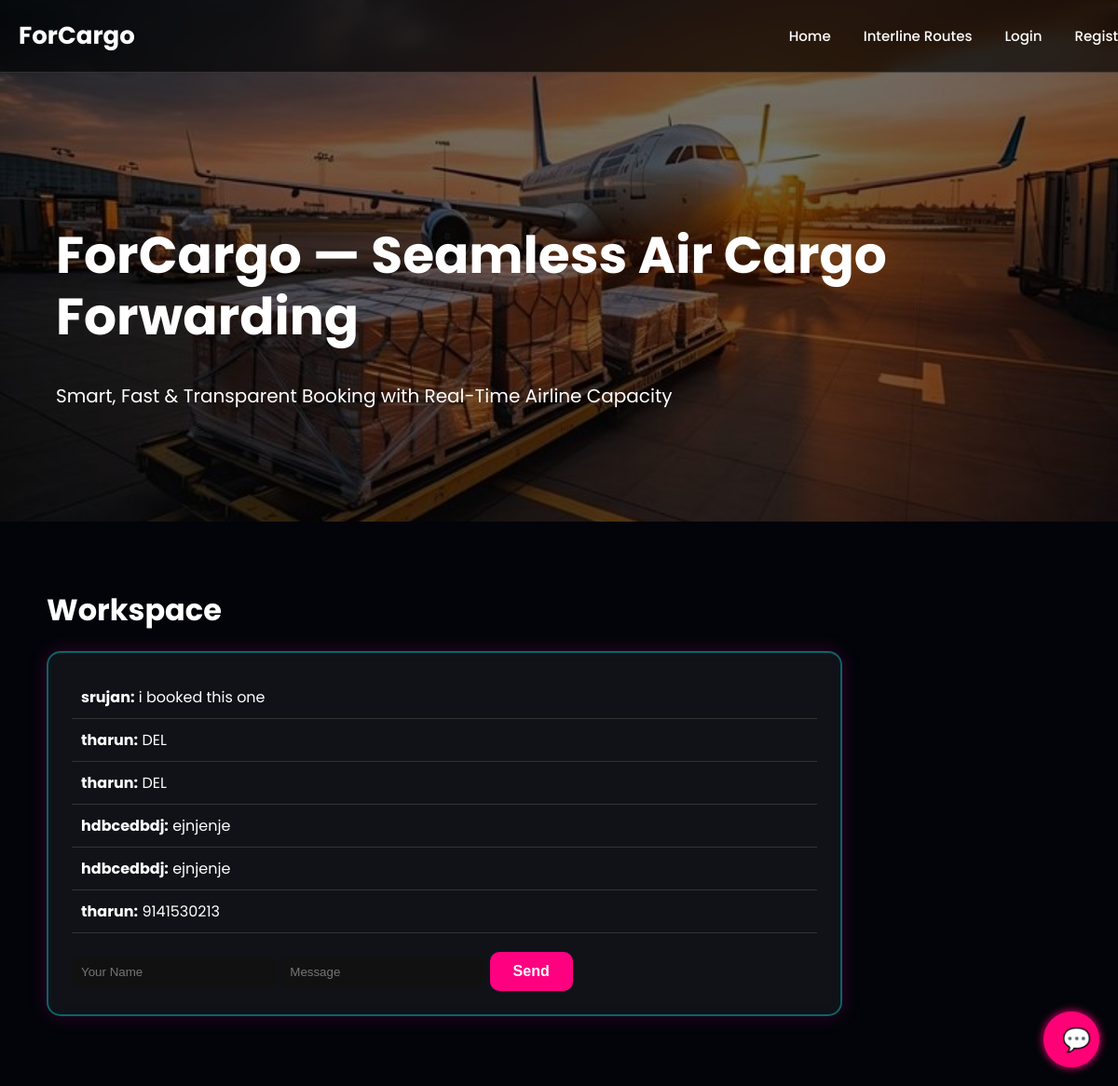
/workspace, run on the app's committed database.
### tables this page shows
CREATE TABLE messages (
            id INTEGER PRIMARY KEY AUTOINCREMENT,
            sender TEXT,
            text TEXT
        );

### app.py (the view)
@app.route("/workspace", methods=["GET", "POST"])
def workspace():
    db = get_db()
    if request.method == "POST":
        db.execute("INSERT INTO messages(sender,text) VALUES(?,?)",
                   (request.form["sender"], request.form["text"]))
        db.commit()
    messages = db.execute("SELECT * FROM messages").fetchall()
    return render_template("workspace.html", messages=messages)

### database.py (called while the page is built)
def get_db():
    db = getattr(g, "_database", None)
    if db is None:
        db = g._database = sqlite3.connect(DATABASE)
        db.row_factory = sqlite3.Row
    return db

### templates/workspace.html
{% extends "base.html" %}
{% block content %}
<h1 class="page-title">Workspace</h1>
<div class="neon-box">
    {% for m in messages %}
        <div style="padding:10px; border-bottom:1px solid #333;">
            <b>{{ m['sender'] }}:</b> {{ m['text'] }}
        </div>
    {% endfor %}
    <form method="POST" style="margin-top:20px;">
        <input name="sender" placeholder="Your Name">
        <input name="text" placeholder="Message">
        <button class="neon-btn">Send</button>
    </form>
</div>
{% endblock %}

### templates/base.html (shortened to what this page needs)
<!DOCTYPE html>
<html lang="en">
<head>
    <link rel="stylesheet" href="{{ url_for('static', filename='styles.css') }}">
</head>
<body>
<nav class="main-nav">
    <div class="logo">ForCargo</div>
    <ul class="nav-links">
        <li><a href="/">Home</a></li>
        <li><a href="/interline">Interline Routes</a></li>
        {% if session.get('user_id') %}
            {% if session.get('role') == 'forwarder' %}
                <li><a href="/forwarder_search">Forwarder Search</a></li>
            {% endif %}
            {% if session.get('role') == 'airline' %}
                <li><a href="/upload">Upload Flight</a></li>
                <li><a href="/upload_csv">Upload CSV Flights</a></li>
                <li><a href="/big_feed">Big Airline Feed</a></li>
                <li><a href="/airline_optimizer">Optimizer</a></li>
            {% endif %}
            <li><a href="/search">Search</a></li>
            <li><a href="/bookings">Bookings</a></li>
            <li><a href="/workspace">Workspace</a></li>
            <li><a href="/logout">Logout ({{ session.get('role') }})</a></li>
        {% else %}
            <li><a href="/login">Login</a></li>
            <li><a href="/register">Register</a></li>
        {% endif %}
    </ul>
</nav>
<header class="hero">
    <div class="hero-overlay"></div>
    <div class="hero-content">
        <h1>ForCargo — Seamless Air Cargo Forwarding</h1>
        <p>Smart, Fast & Transparent Booking with Real-Time Airline Capacity</p>
    </div>
</header>
<div class="page-container">
    {% block content %}{% endblock %}
</div>
<div id="chatWrapper" style="position: fixed; bottom: 20px; right: 20px; z-index: 9999;">
    <button id="chatToggle"
            style="width:60px; height:60px; border-radius:50%; background:#ff0077; color:white; font-size:25px; border:none; box-shadow:0 0 10px #ff0077;">
        💬
    </button>
</div>
</body>
</html>

### static/styles.css (style rules this page uses)
body { margin: 0; font-family: "Poppins", sans-serif; background: #0c0c0c; color: #fff; }
.nav-links { display: flex; list-style: none; gap: 30px; }
.nav-links a { color: #ffffffbb; text-decoration: none; font-size: 16px; transition: 0.3s; }
.hero { height: 70vh; background: url("/static/hero.jpg") center/cover no-repeat; position: relative; }
.hero-overlay { position: absolute; width: 100%; height: 100%; background: rgba(0,0,0,0.55); }
.hero-content { position: absolute; bottom: 100px; left: 60px; }
.hero-content h1 { font-size: 55px; font-weight: 700; line-height: 1.2; }
.hero-content p { font-size: 20px; margin-top: 10px; }
.page-container { padding: 50px; }
button, a.button { padding: 10px 20px; border-radius: 8px; border: none; background: #ff0066; color: #fff; font-size: 16px; cursor: pointer; transition: 0.3s; }
body { background: radial-gradient(circle at top, #0a0f24, #000); background-size: 400% 400%; animation: bgMove 12s ease infinite; color: white; font-family: 'Poppins', sans-serif; }
.neon-box { width: 800px; padding: 25px; margin-bottom: 40px; border-radius: 20px; background: rgba(255, 255, 255, 0.04); backdrop-filter: blur(15px); border: 2px solid rgba(0, 255, 255, 0.35); box-shadow: 0 0 20px rgba(0,255,255,0.25), 0 0 40px rgba(255,0,200,0.25); }
.main-nav { width: 100%; position: fixed; top: 0; left: 0; background: rgba(0,0,0,0.65); backdrop-filter: blur(8px); border-bottom: 1px solid rgba(255,255,255,0.15); display: flex; align-items: center; justify-content: space-between; padding: 15px 40px; z-index: 9999; }
.logo { font-size: 26px; color: white; font-weight: bold; }
.nav-links { list-style: none; display: flex; gap: 30px; }
.nav-links li { display: inline; }
.nav-links a { text-decoration: none; color: white; font-size: 16px; font-weight: 500; transition: 0.2s; }
.nav-links { list-style: none; display: flex; gap: 25px; flex-wrap: wrap; max-width: 100%; }
.nav-links li { white-space: nowrap; }
.nav-links a { font-size: 15px; padding: 5px 5px; }
.main-nav { flex-wrap: wrap; padding: 10px 20px; }
body { background: #02040a; color: white; font-family: 'Poppins', sans-serif; margin: 0; padding: 0; }
.neon-box { background: rgba(255,255,255,0.06); border-radius: 15px; padding: 25px; margin-bottom: 25px; backdrop-filter: blur(10px); box-shadow: 0 0 20px rgba(255, 0, 150, 0.2); }
.page-title { font-size: 32px; font-weight: 700; margin-bottom: 20px; }
.neon-btn { background: #ff007f; border: none; padding: 12px 25px; border-radius: 30px; color: white; font-weight: 600; cursor: pointer; transition: 0.3s; }
input, select { padding: 10px; border-radius: 10px; border: none; outline: none; width: 200px; background: #111; color: white; }
.neon-btn { background: #ff0080; padding: 12px 25px; color: white; border: none; border-radius: 10px; cursor: pointer; font-size: 16px; font-weight: 600; transition: 0.2s; }

### data on the page
messages: sender "srujan", text "i booked this one"
messages: sender "tharun", text "DEL"
messages: sender "tharun", text "DEL"
messages: sender "hdbcedbdj", text "ejnjenje"
messages: sender "hdbcedbdj", text "ejnjenje"
messages: sender "tharun", text "9141530213"
